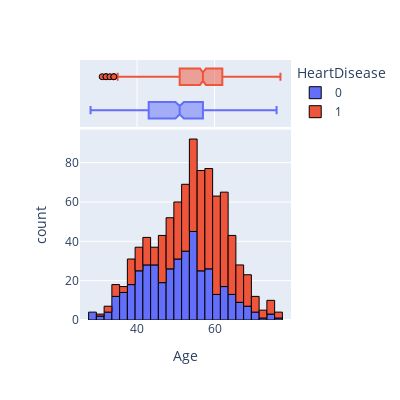

Write notebook code for a chart like this one.
### Code cell
# Histograma - Idade com Doença Cardíaca

fig = px.histogram(df, x="Age", color="HeartDisease", width=400, height=400, marginal="box")
fig.update_traces(marker_line_width=1,marker_line_color="black")
fig.show()

### Figure 1 — Plotly figure (JSON) as saved in the notebook; plotly's stock layout.template omitted (floating-point values rounded to 4 significant figures; data arrays with more than 128 entries replaced by an {"elided": "..."} marker saying what was removed)
{"data": [{"alignmentgroup": "True", "bingroup": "x", "hovertemplate": "HeartDisease=0<br>Age=%{x}<br>count=%{y}<extra></extra>", "legendgroup": "0", "marker": {"color": "#636efa", "line": {"color": "black", "width": 1}, "pattern": {"shape": ""}}, "name": "0", "offsetgroup": "0", "orientation": "v", "showlegend": true, "type": "histogram", "x": {"elided": "410 int values"}, "xaxis": "x", "yaxis": "y"}, {"alignmentgroup": "True", "hovertemplate": "HeartDisease=0<br>Age=%{x}<extra></extra>", "legendgroup": "0", "marker": {"color": "#636efa", "line": {"color": "black", "width": 1}}, "name": "0", "notched": true, "offsetgroup": "0", "showlegend": false, "type": "box", "x": {"elided": "410 int values"}, "xaxis": "x2", "yaxis": "y2"}, {"alignmentgroup": "True", "bingroup": "x", "hovertemplate": "HeartDisease=1<br>Age=%{x}<br>count=%{y}<extra></extra>", "legendgroup": "1", "marker": {"color": "#EF553B", "line": {"color": "black", "width": 1}, "pattern": {"shape": ""}}, "name": "1", "offsetgroup": "1", "orientation": "v", "showlegend": true, "type": "histogram", "x": {"elided": "508 int values"}, "xaxis": "x", "yaxis": "y"}, {"alignmentgroup": "True", "hovertemplate": "HeartDisease=1<br>Age=%{x}<extra></extra>", "legendgroup": "1", "marker": {"color": "#EF553B", "line": {"color": "black", "width": 1}}, "name": "1", "notched": true, "offsetgroup": "1", "showlegend": false, "type": "box", "x": {"elided": "508 int values"}, "xaxis": "x2", "yaxis": "y2"}], "layout": {"barmode": "relative", "height": 400, "legend": {"title": {"text": "HeartDisease"}, "tracegroupgap": 0}, "margin": {"t": 60}, "width": 400, "xaxis": {"anchor": "y", "domain": [0, 1], "title": {"text": "Age"}}, "xaxis2": {"anchor": "y2", "domain": [0, 1], "matches": "x", "showgrid": true, "showticklabels": false}, "yaxis": {"anchor": "x", "domain": [0, 0.7326], "title": {"text": "count"}}, "yaxis2": {"anchor": "x2", "domain": [0.7426, 1], "matches": "y2", "showgrid": false, "showline": false, "showticklabels": false, "ticks": ""}}}
